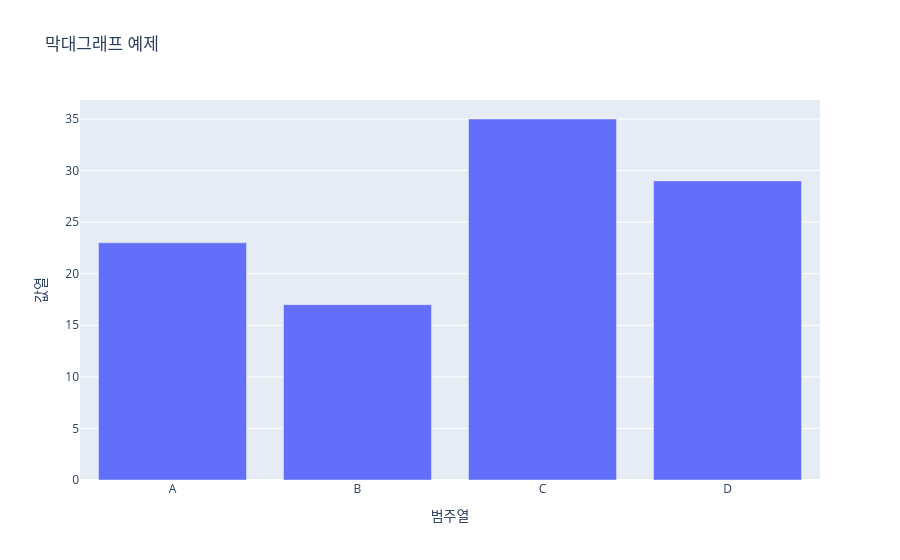

Write notebook code for a chart like this one.
### Code cell
import plotly.express as px
import pandas as pd
import numpy as np

df = pd.DataFrame({
    "범주열" : ["A", "B", "C", "D"],
    "값열" : [23, 17,35, 29]

})

fig = px.bar(
    df,
    x = "범주열",
    y = "값열",
    title = "막대그래프 예제"
)

fig.show()

### Figure 1 — Plotly figure (JSON) as saved in the notebook; plotly's stock layout.template omitted (floating-point values rounded to 4 significant figures)
{"data": [{"alignmentgroup": "True", "hovertemplate": "범주열=%{x}<br>값열=%{y}<extra></extra>", "legendgroup": "", "marker": {"color": "#636efa", "pattern": {"shape": ""}}, "name": "", "offsetgroup": "", "orientation": "v", "showlegend": false, "textposition": "auto", "type": "bar", "x": ["A", "B", "C", "D"], "xaxis": "x", "y": [23, 17, 35, 29], "yaxis": "y"}], "layout": {"barmode": "relative", "legend": {"tracegroupgap": 0}, "title": {"text": "막대그래프 예제"}, "xaxis": {"anchor": "y", "domain": [0, 1], "title": {"text": "범주열"}}, "yaxis": {"anchor": "x", "domain": [0, 1], "title": {"text": "값열"}}}}
